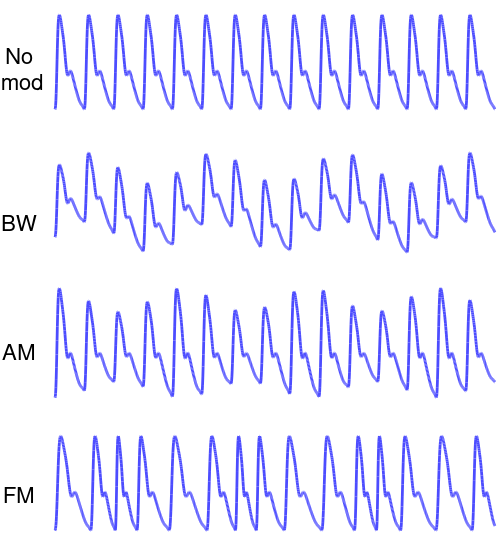
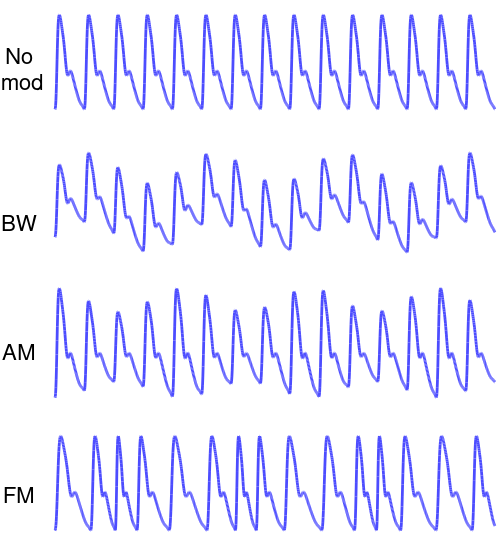
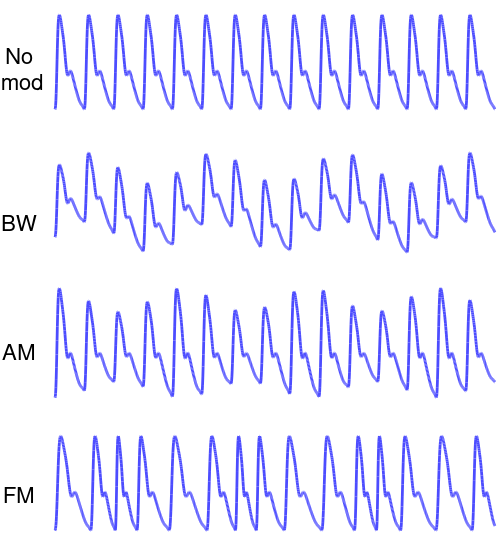
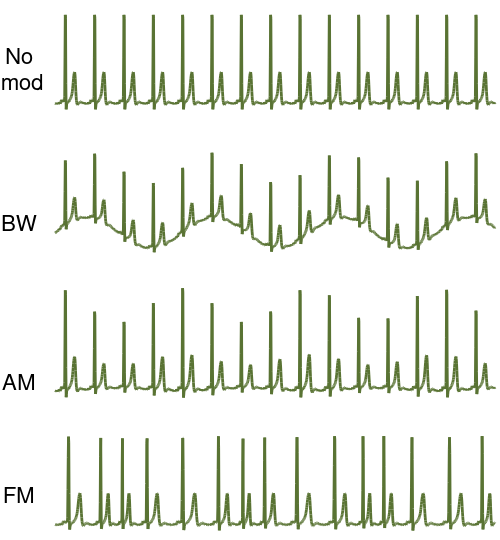

The MATLAB script that drew these images, in order:
function make_respiratory_modulations_plot
% make_respiratory_modulations_plot creates a plot of respiratory
% modulations of the ECG and PPG signals. 
%
%               make_respiratory_modulations_plot
%
%	This file creates the image originally published in:
%           Charlton P.H. et al. An assessment of algorithms to estimate
%           respiratory rate from the electrocardiogram and photoplethysmogram,
%           Physiological Measurement, 37(4), 2016
%           DOI: https://doi.org/10.1088/0967-3334/37/4/610
%   Please cite this publication when using this image.
%
%   In addition, it was modified on 27th Feb 2020 to also create individual
%   images for the ECG and PPG
%   
%   Output:
%       PNG images in the same folder as this script: one illustrating both
%       ECG and PPG signals, and one for each signal individually.
%     
%   Comments, Questions, Criticisms, Feedback, Contributions:
%       See: http://peterhcharlton.github.io/RRest/contributions.html
%
%   Licence:
%       please see the accompanying file named "LICENSE"
%

%% Settings

no_beats = 511;
sig_range = 1;
f_r = 0.23; w_r = 2*pi*f_r;
f_c = 1.2; w_c = 2*pi*f_c;
fs = 100;
a_r = 0.22;

%% Load data

ecg_data.t = 0:0.01:1;
ecg_data.v = [0.0628929206915458,0.0628929206915458,0.0587000506488106,0.0607963906957733,0.0587000506488106,0.0628929206915458,0.0587000506488106,0.0649893007277317,0.0587000506488106,0.0649893906993127,0.0628929206915458,0.0628929206915458,0.0587001706021793,0.0607964806721212,0.0754714208624968,0.0670857907342811,0.0712786607770163,0.0607965306526915,0.0587000506488106,0.0712790306332367,0.0796641009790649,0.0880504708590479,0.100628751076163,0.0985321711111414,0.0922430109906925,0.0817607109175321,0.0796644008624868,0.0859536009673920,0.0838574908197314,0.0943395309891593,0.0964358810334277,0.0964358810334277,0.0796640410023805,0.138365121315293,0.553456376600879,1,0.964354102164553,0.276729142911456,0,0.0251570603185868,0.0628930206526865,0.0649893907034836,0.0712784908430773,0.0733751507770112,0.0712787207537007,0.0796644008624868,0.0796644008624868,0.0880501409479572,0.0838572908974501,0.0943395809596000,0.0964358810334277,0.106917921192726,0.109014511153862,0.115303891188820,0.121593101289839,0.129978841375310,0.138364581460780,0.153039681588981,0.167714841693866,0.186582621942805,0.218028912350468,0.247379232560238,0.285115292855479,0.322850853343825,0.352200673749083,0.375261713885036,0.389936784024894,0.394129654067629,0.373165483784006,0.329140363329457,0.259957612777821,0.190775711926268,0.138365241204309,0.0922432209090877,0.0754715108275234,0.0545071806060754,0.0545071806060754,0.0461214405206049,0.0545071806060754,0.0566034506718976,0.0628929206915458,0.0628929206915458,0.0712786607770163,0.0712786607770163,0.0754715308197515,0.0754715308197515,0.0796644008624868,0.0796644008624868,0.0796644008624868,0.0796644008624868,0.0754716807614624,0.0712786607770163,0.0712786607770163,0.0754715308197515,0.0670859806604482,0.0628929206915458,0.0670857907342811,0.0607963906957734,0.0670857907342811,0.0628929206915458,0.0712786607770163];

ppg.t = 0:0.01:1;
ppg.v = [0,0.00927542939852481,0.0372488322480372,0.0896445546165244,0.169004189004819,0.272647048523832,0.393762147326141,0.522824548449564,0.648130256209061,0.758626219281831,0.847819546835619,0.914400499067893,0.959234915642351,0.985437381517778,0.997714838452157,1,0.995011418768304,0.985125871133712,0.971761461825674,0.955456925699569,0.937412807053363,0.917629320396664,0.896682390477446,0.875479725915258,0.853916479121250,0.832170367477851,0.810423915529333,0.788209093110292,0.764908967193013,0.739300355899694,0.712381664572962,0.683143829496475,0.651587233363082,0.618067496536693,0.583173995134062,0.547292623927837,0.511984733125585,0.478482376769321,0.447658087846185,0.420523059079013,0.397447373925289,0.378897500664425,0.366497617029747,0.359654515162849,0.357484309046336,0.359638663309276,0.364692117662492,0.372113594720006,0.380055318961484,0.388913036314599,0.399242502208559,0.406355757469157,0.408744202083830,0.407861780008873,0.404510362335276,0.398839763639832,0.390849762384774,0.382094285048579,0.372173831593098,0.361197192580294,0.349640925944862,0.337504695928278,0.325000637378979,0.312496521432379,0.300276611142535,0.287995625629235,0.275491584041999,0.263380083238680,0.251419743047758,0.239459173263126,0.227498880486464,0.215538282837730,0.203643944307285,0.192226987553774,0.180948415515039,0.170075343432093,0.159202176822953,0.148329061636135,0.137738867025047,0.127409366648891,0.117434993958546,0.108040650505145,0.0992259833676540,0.0909912956489715,0.0833362360009967,0.0775118991588359,0.0715432265228746,0.0656005086235839,0.0601638844825797,0.0549468564227474,0.0507434502364092,0.0467557643993294,0.0426247533240844,0.0390735410794610,0.0355210529792382,0.0310620642768787,0.0254434048267722,0.0182660054583478,0.0102196996141933,0.00347880408741879,0.00152249485121779];

sin_wave.t = ppg.t;
sin_wave.v = sin(w_c*ppg.t);

%% Find plain data
for sig = {'ppg', 'ecg_data', 'sin_wave'}
    % Extract data
    eval(['data = ' sig{1,1} ';']);
    % Normalise data
    data.v = sig_range * (data.v - min(data.v))/(range(data.v));
    % Multiply data
    data.seg.v = [ data.v, repmat(data.v(2:end), [1,no_beats-1]) ];
    data.seg.t = 0:(1/fs):no_beats;
    % Re-insert data
    eval([sig{1,1} ' = data;']);
end

%% Find modulated data
for sig = {'ppg', 'ecg_data', 'sin_wave'}
    % Extract data
    eval(['data = ' sig{1,1} ';']);
    % BW:
    data.bw.v = data.seg.v + a_r*sin(w_r*data.seg.t);
    data.bw.t = data.seg.t;
    % AM:
    data.am.t = data.seg.t;
    % data.am.v = data.seg.v.*(1+a_r*sin(w_r*data.seg.t));
    data.am.v = detrend(data.seg.v).*((1/a_r)+cos(w_r*data.seg.t));
    % FM:
    temp.t = data.seg.t + a_r*sin(w_r*data.seg.t);
    temp.v = data.seg.v;
    data.fm.t = data.seg.t;
    data.fm.v = interp1(temp.t, temp.v, data.fm.t);
    % Re-insert data
    eval([sig{1,1} ' = data;']);
end

%% Make individual PPG and ECG modulations figures
make_individual_ppg_ecg_figs(ppg, ecg_data);

%% Make PPG and ECG modulations figure
make_ppg_ecg_fig(ppg, ecg_data);

end

function make_ppg_ecg_fig(ppg, ecg_data)

% setup figure
close all
duration = 15;
paper_size = [480 270 960 540]./100;
height = 0.18;
width = 0.43;
h_fig = figure('Position',paper_size*100);
set(gcf,'color','w');
color = get(h_fig,'Color');
fontsize = 16;

% Plot PPG and ECG
temp = ppg;
ppg_col = [0.3, 0.3, 1];
ax(1) = subplot('Position', [0.07, 0.7, width, height]); data = temp.seg; rel_els = find(data.t<=duration); plot(data.t(rel_els), data.v(rel_els), 'Color', ppg_col, 'LineWidth', 2), xlim([min(data.t(rel_els)), max(data.t(rel_els))]), ylim([min(data.v(rel_els))-0.1, max(data.v(rel_els))+0.1]), set(gca, 'XTick', [], 'YTick', []), set(gca,'XColor',color,'YColor',color,'TickDir','out'), ylabel({' ','No       ', 'mod      '}, 'Rotation', 0, 'Color', 'k', 'FontSize', fontsize, 'Position', [-0.5,0.2]), title('PPG', 'FontSize', fontsize)
ax(2) = subplot('Position', [0.07, 0.46, width, height]); data = temp.bw; rel_els = find(data.t<=duration); plot(data.t(rel_els), data.v(rel_els), 'Color', ppg_col, 'LineWidth', 2), xlim([min(data.t(rel_els)), max(data.t(rel_els))]), ylim([min(data.v(rel_els))-0.1, max(data.v(rel_els))+0.1]), set(gca, 'XTick', [], 'YTick', []), set(gca,'XColor',color,'YColor',color,'TickDir','out'), ylabel('BW       ', 'Rotation', 0, 'Color', 'k', 'FontSize', fontsize, 'Position', [-0.5,0.1])
ax(3) = subplot('Position', [0.07, 0.23, width, height]); data = temp.am; rel_els = find(data.t<=duration); plot(data.t(rel_els), data.v(rel_els), 'Color', ppg_col, 'LineWidth', 2), xlim([min(data.t(rel_els)), max(data.t(rel_els))]), ylim([min(data.v(rel_els))-0.1, max(data.v(rel_els))+0.1]), set(gca, 'XTick', [], 'YTick', []), set(gca,'XColor',color,'YColor',color,'TickDir','out'), ylabel('AM       ', 'Rotation', 0, 'Color', 'k', 'FontSize', fontsize, 'Position', [-0.5,-0.3])
ax(4) = subplot('Position', [0.07, 0.00, width, height]); data = temp.fm; rel_els = find(data.t<=duration); plot(data.t(rel_els), data.v(rel_els), 'Color', ppg_col, 'LineWidth', 2), xlim([min(data.t(rel_els)), max(data.t(rel_els))]), ylim([min(data.v(rel_els))-0.1, max(data.v(rel_els))+0.1]), set(gca, 'XTick', [], 'YTick', []), set(gca,'XColor',color,'YColor',color,'TickDir','out'), ylabel('FM       ', 'Rotation', 0, 'Color', 'k', 'FontSize', fontsize, 'Position', [-0.5,0.3])
temp = ecg_data;
ecg_col = [0.35, 0.45, 0.2];
ax(1) = subplot('Position', [0.56, 0.7, width, height]); data = temp.seg; rel_els = find(data.t<=duration); plot(data.t(rel_els), data.v(rel_els), 'Color', ecg_col, 'LineWidth', 2), xlim([min(data.t(rel_els)), max(data.t(rel_els))]), ylim([min(data.v(rel_els))-0.1, max(data.v(rel_els))+0.1]), set(gca, 'XTick', [], 'YTick', []), set(gca,'XColor',color,'YColor',color,'TickDir','out'), title('ECG', 'FontSize', fontsize), %ylabel('No mod             ', 'Rotation', 0, 'Color', 'k', 'FontSize', fontsize)
ax(2) = subplot('Position', [0.56, 0.46, width, height]); data = temp.bw; rel_els = find(data.t<=duration); plot(data.t(rel_els), data.v(rel_els), 'Color', ecg_col, 'LineWidth', 2), xlim([min(data.t(rel_els)), max(data.t(rel_els))]), ylim([min(data.v(rel_els))-0.1, max(data.v(rel_els))+0.1]), set(gca, 'XTick', [], 'YTick', []), set(gca,'XColor',color,'YColor',color,'TickDir','out'), %ylabel('BW        ', 'Rotation', 0, 'Color', 'k', 'FontSize', fontsize)
ax(3) = subplot('Position', [0.56, 0.23, width, height]); data = temp.am; rel_els = find(data.t<=duration); plot(data.t(rel_els), data.v(rel_els), 'Color', ecg_col, 'LineWidth', 2), xlim([min(data.t(rel_els)), max(data.t(rel_els))]), ylim([min(data.v(rel_els))-0.1, max(data.v(rel_els))+0.1]), set(gca, 'XTick', [], 'YTick', []), set(gca,'XColor',color,'YColor',color,'TickDir','out'), %ylabel('AM        ', 'Rotation', 0, 'Color', 'k', 'FontSize', fontsize)
ax(4) = subplot('Position', [0.56, 0.00, width, height]); data = temp.fm; rel_els = find(data.t<=duration); plot(data.t(rel_els), data.v(rel_els), 'Color', ecg_col, 'LineWidth', 2), xlim([min(data.t(rel_els)), max(data.t(rel_els))]), ylim([min(data.v(rel_els))-0.1, max(data.v(rel_els))+0.1]), set(gca, 'XTick', [], 'YTick', []), set(gca,'XColor',color,'YColor',color,'TickDir','out'), %ylabel('FM        ', 'Rotation', 0, 'Color', 'k', 'FontSize', fontsize)

set(h_fig,'PaperUnits','inches');
set(h_fig,'PaperSize', [paper_size(3), paper_size(4)]);
set(h_fig,'PaperPosition',[0 0 paper_size(3) paper_size(4)]);

%% Save figure
save_name = 'resp_mods';
save_fig(save_name, h_fig);

end

function make_individual_ppg_ecg_figs(ppg, ecg_data)

for fig_no = 1 : 2
    
    switch fig_no
        case 1
            temp = ppg;
            save_name = 'ppg_resp_mods';
            sig_col = [0.3, 0.3, 1];
    
        case 2
            temp = ecg_data;
            save_name = 'ecg_resp_mods';
            sig_col = [0.35, 0.45, 0.2];
    
    end
    title_text = upper(save_name(1:3));
    
    % setup figure
    close all
    duration = 15;
    paper_size = [480 270 500 540]./100;
    height = 0.21;
    width = 0.88;
    h_fig = figure('Position',paper_size*100);
    set(gcf,'color','w');
    color = get(h_fig,'Color');
    fontsize = 16;
    
    % Plot PPG or ECG
    ax(1) = subplot('Position', [0.11, 0.78, width, height]); data = temp.seg; rel_els = find(data.t<=duration); plot(data.t(rel_els), data.v(rel_els), 'Color', sig_col, 'LineWidth', 2), xlim([min(data.t(rel_els)), max(data.t(rel_els))]), ylim([min(data.v(rel_els))-0.1, max(data.v(rel_els))+0.1]), set(gca, 'XTick', [], 'YTick', []), set(gca,'XColor',color,'YColor',color,'TickDir','out'), ylabel({' ','No       ', 'mod      '}, 'Rotation', 0, 'Color', 'k', 'FontSize', fontsize, 'Position', [-0.5,0.2]), %title(title_text, 'FontSize', fontsize)
    ax(2) = subplot('Position', [0.11, 0.52, width, height]); data = temp.bw; rel_els = find(data.t<=duration); plot(data.t(rel_els), data.v(rel_els), 'Color', sig_col, 'LineWidth', 2), xlim([min(data.t(rel_els)), max(data.t(rel_els))]), ylim([min(data.v(rel_els))-0.1, max(data.v(rel_els))+0.1]), set(gca, 'XTick', [], 'YTick', []), set(gca,'XColor',color,'YColor',color,'TickDir','out'), ylabel('BW       ', 'Rotation', 0, 'Color', 'k', 'FontSize', fontsize, 'Position', [-0.5,0.1])
    ax(3) = subplot('Position', [0.11, 0.26, width, height]); data = temp.am; rel_els = find(data.t<=duration); plot(data.t(rel_els), data.v(rel_els), 'Color', sig_col, 'LineWidth', 2), xlim([min(data.t(rel_els)), max(data.t(rel_els))]), ylim([min(data.v(rel_els))-0.1, max(data.v(rel_els))+0.1]), set(gca, 'XTick', [], 'YTick', []), set(gca,'XColor',color,'YColor',color,'TickDir','out'), ylabel('AM       ', 'Rotation', 0, 'Color', 'k', 'FontSize', fontsize, 'Position', [-0.5,-0.3])
    ax(4) = subplot('Position', [0.11, 0.00, width, height]); data = temp.fm; rel_els = find(data.t<=duration); plot(data.t(rel_els), data.v(rel_els), 'Color', sig_col, 'LineWidth', 2), xlim([min(data.t(rel_els)), max(data.t(rel_els))]), ylim([min(data.v(rel_els))-0.1, max(data.v(rel_els))+0.1]), set(gca, 'XTick', [], 'YTick', []), set(gca,'XColor',color,'YColor',color,'TickDir','out'), ylabel('FM       ', 'Rotation', 0, 'Color', 'k', 'FontSize', fontsize, 'Position', [-0.5,0.3])
    
    set(h_fig,'PaperUnits','inches');
    set(h_fig,'PaperSize', [paper_size(3), paper_size(4)]);
    set(h_fig,'PaperPosition',[0 0 paper_size(3) paper_size(4)]);
    
    %% Save figure
    save_fig(save_name, h_fig);
    
end

end

function save_fig(save_name, h_fig)

% Setup file path
[folder, ~, ~] = fileparts(mfilename('fullpath'));
savepath = [folder, filesep, save_name];

% PNG
print(h_fig,'-dpng',savepath)
print(h_fig,'-dsvg',savepath)

% PDF
% print(h_fig,'-dpdf',savepath)

% EPS
% I found that using the save command on the figure window worked best.
print(h_fig,'-depsc',savepath)

end
